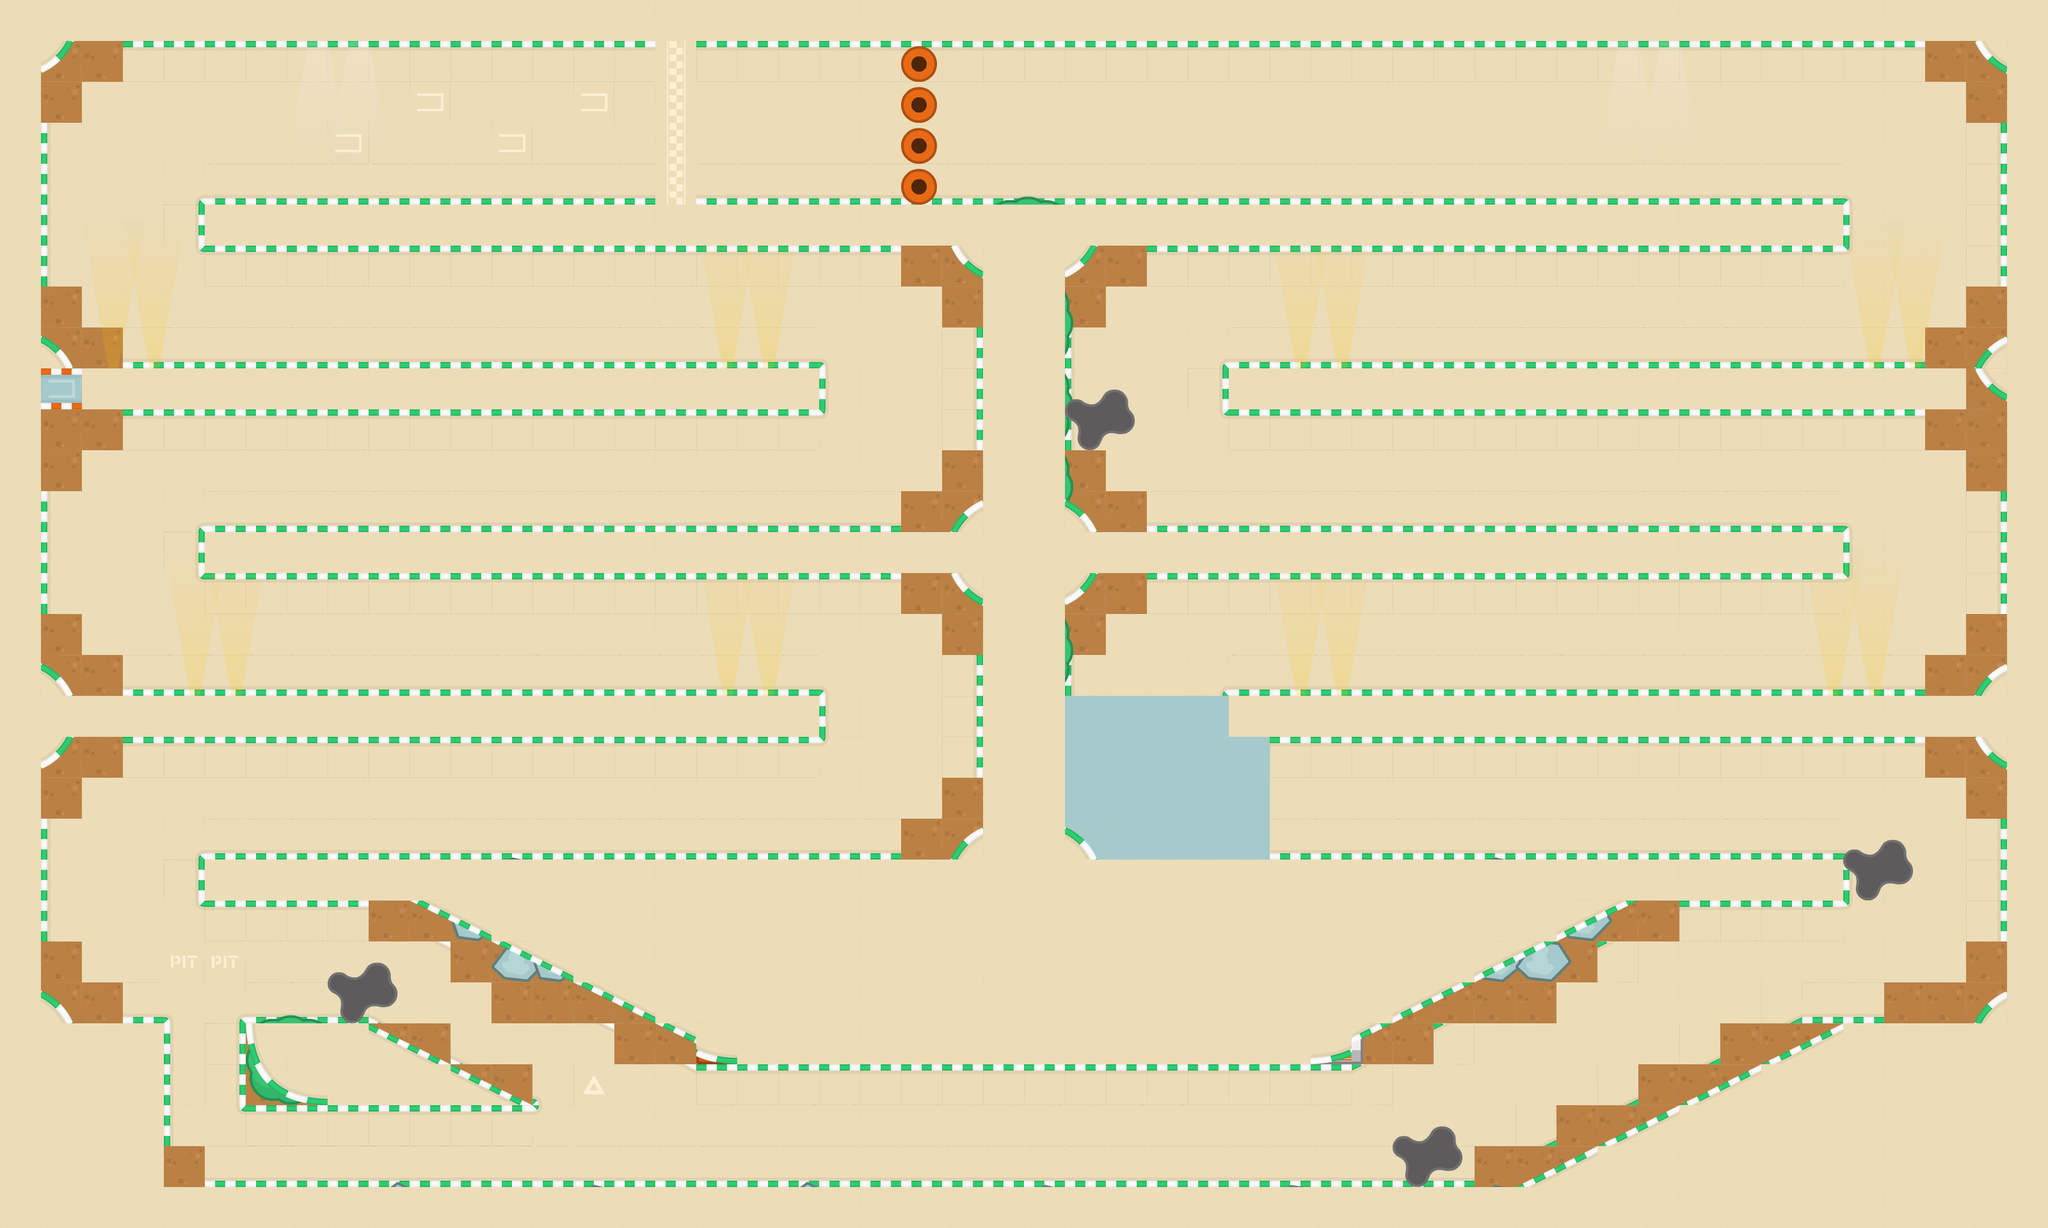

Rendered tile map (Tiled .tmx) drawn with the repository's tilesets; below, a short description and the map source with its tile grids summarised:
An orthogonal 50x30 tile map with 64x64 px tiles, 8 tile layers (race_track, fon, finish_line, objects, ...), 3 tilesets.

<map version="1.10" tiledversion="1.11.2" orientation="orthogonal" renderorder="right-down" width="50" height="30" tilewidth="64" tileheight="64" infinite="0" nextlayerid="10" nextobjectid="1">
 <tileset firstgid="1" source="../tsx_files/racing_track.tsx" />
 <tileset firstgid="325" source="../tsx_files/objects_64.tsx" />
 <tileset firstgid="368" source="../tsx_files/objects.tsx" />
 <layer id="1" name="race_track" width="50" height="30">
  <data>[1500 cells, 980 non-empty, 40 distinct tile ids]</data>
 </layer>
 <layer id="7" name="fon" width="50" height="30">
  <data>[1500 cells, 612 non-empty, 1 distinct tile ids]</data>
 </layer>
 <layer id="4" name="finish_line" width="50" height="30">
  <data>[1500 cells, 4 non-empty, 1 distinct tile ids]</data>
 </layer>
 <layer id="2" name="objects" width="50" height="30">
  <data>[1500 cells, 144 non-empty, 19 distinct tile ids]</data>
 </layer>
 <layer id="5" name="checkpoints" width="50" height="30">
  <data>[1500 cells, 19 non-empty, 1 distinct tile ids]</data>
 </layer>
 <layer id="9" name="oil" width="50" height="30">
  <data>[1500 cells, 4 non-empty, 1 distinct tile ids]</data>
 </layer>
 <layer id="8" name="block_wall" width="50" height="30">
  <data>[1500 cells, 4 non-empty, 1 distinct tile ids]</data>
 </layer>
 <layer id="3" name="walls" width="50" height="30">
  <data>[1500 cells, 554 non-empty, 17 distinct tile ids]</data>
 </layer>
</map>
